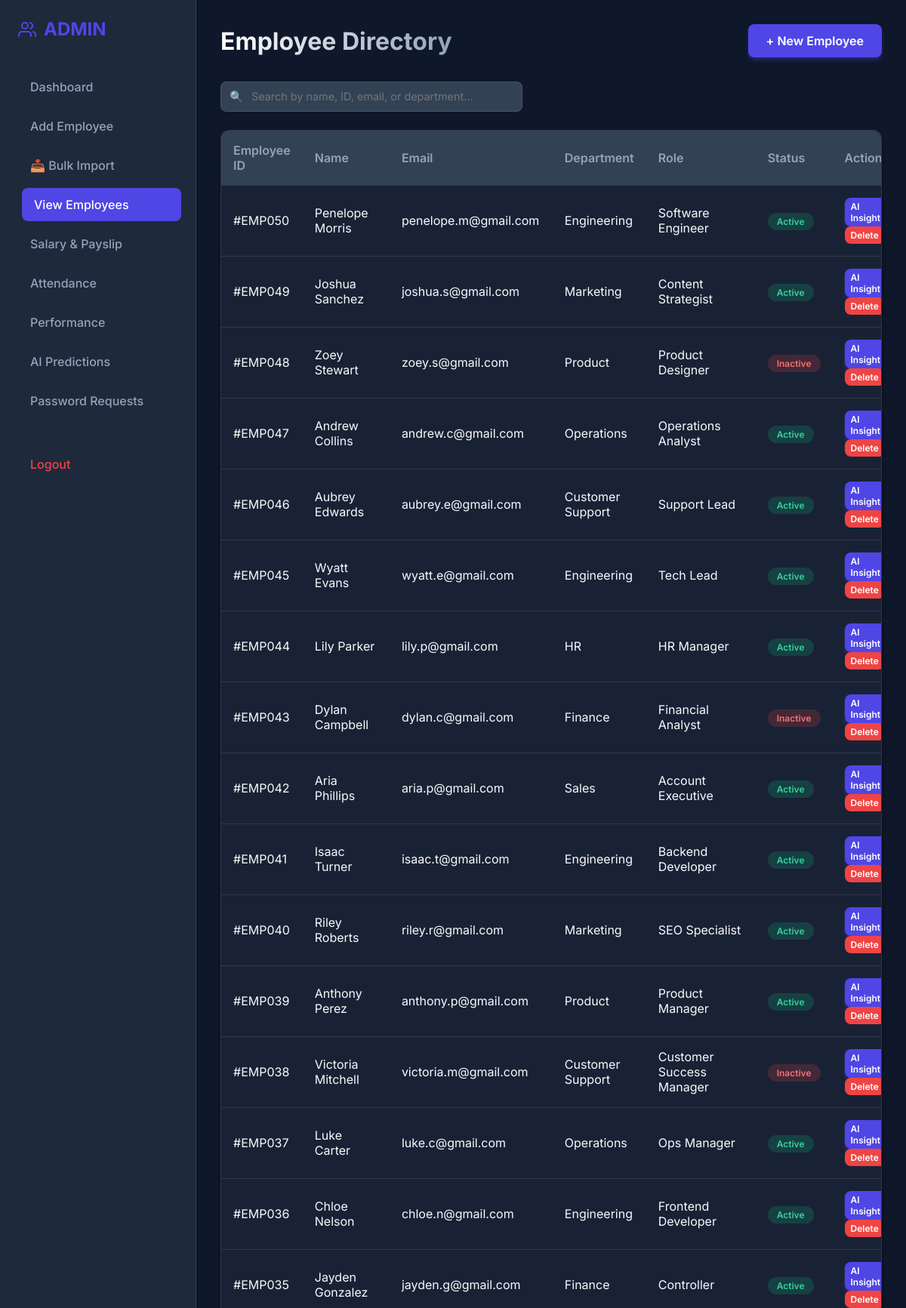
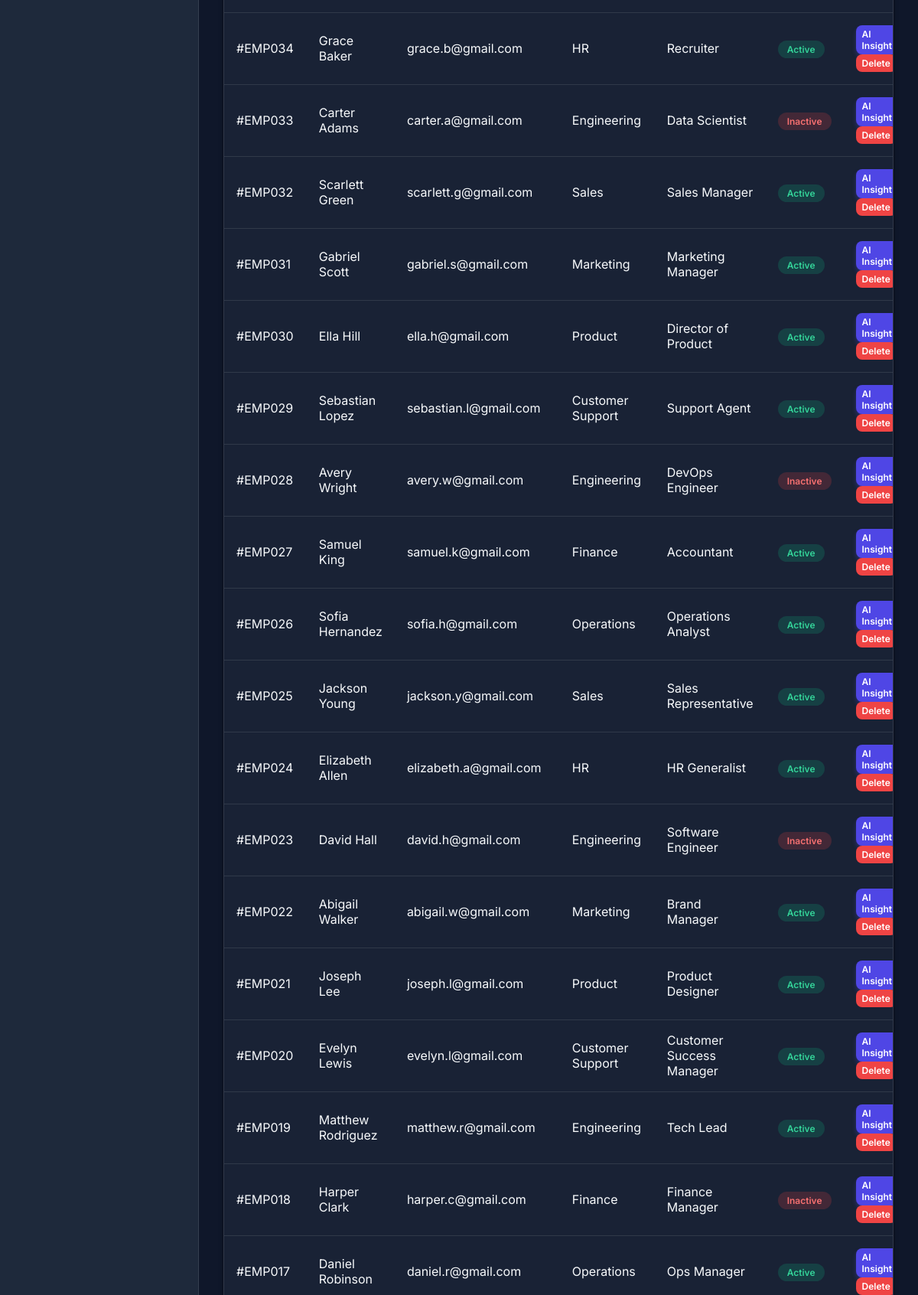
Page /admin/view_employee.php (signed in, upper part) on the committed database (2 pictures, top to bottom).
### tables this page shows
CREATE TABLE IF NOT EXISTS employees (
    id INT AUTO_INCREMENT PRIMARY KEY,
    employee_id VARCHAR(10) NOT NULL UNIQUE,
    first_name VARCHAR(50) NOT NULL,
    last_name VARCHAR(50) NOT NULL,
    email VARCHAR(100) NOT NULL UNIQUE,
    password VARCHAR(255) NOT NULL,
    department VARCHAR(50) NOT NULL,
    job_role VARCHAR(50) NOT NULL,
    date_joined DATE NOT NULL,
    status VARCHAR(255) NOT NULL,
    age INT,
    years_at_company DECIMAL(5, 2),
    job_satisfaction INT,
    has_left VARCHAR(10) NOT NULL,
    left_date DATE
);

### admin/view_employee.php (the view, shortened to what this page needs)
<?php
require '../php/db.php';
$employees = $pdo->query("SELECT * FROM employees ORDER BY employee_id DESC")->fetchAll();
?>
<!DOCTYPE html>
<html lang="en">
<head>
    <link rel="stylesheet" href="../css/style.css">
</head>
<body>
    <div class="app-container">
        <?php include '../php/sidebar.php'; ?>
        <main class="main-content">
            <header>
                <h1 class="page-title">Employee Directory</h1>
                <a href="../admin/add_employee.php" class="btn btn-primary">+ New Employee</a>
            </header>
            <div class="search-wrap animate-fade-in delay-1">
                <span class="search-icon">🔍</span>
                <input type="text" id="empSearch" placeholder="Search by name, ID, email, or department..."
                    autocomplete="off">
            </div>
            <div class="glass-panel table-container animate-fade-in delay-1">
                <table>
                    <thead>
                        <tr>
                            <th>Employee ID</th>
                            <th>Name</th>
                            <th>Email</th>
                            <th>Department</th>
                            <th>Role</th>
                            <th>Status</th>
                            <th>Actions</th>
                        </tr>
                    </thead>
                    <tbody id="empTableBody">
                        <?php foreach ($employees as $emp): ?>
                            <tr>
                                <td>#<?= htmlspecialchars($emp['employee_id']) ?></td>
                                <td><?= htmlspecialchars($emp['first_name'] . ' ' . $emp['last_name']) ?></td>
                                <td><?= htmlspecialchars($emp['email']) ?></td>
                                <td><?= htmlspecialchars($emp['department']) ?></td>
                                <td><?= htmlspecialchars($emp['job_role']) ?></td>
                                <td>
                                    <?php if ($emp['status'] == 'Active'): ?>
                                        <span class="badge badge-success">Active</span>
                                    <?php else: ?>
                                        <span class="badge badge-danger">Inactive</span>
                                    <?php endif; ?>
                                </td>
                                <td>
                                    <a href="../prediction/prediction.php?id=<?= $emp['id'] ?>" class="btn btn-primary"
                                        style="padding: 0.25rem 0.5rem; font-size: 0.75rem;">AI Insight</a>
                                    <form method="POST" action="" style="display:inline;"
                                        onsubmit="return confirm('Are you sure you want to delete this employee?');">
                                        <button type="submit" class="btn btn-danger"
                                            style="padding: 0.25rem 0.5rem; font-size: 0.75rem;">Delete</button>
                                    </form>
                                </td>
                            </tr>
                        <?php endforeach; ?>
                    </tbody>
                </table>
            </div>
        </main>
    </div>
</body>
</html>

### css/style.css (style rules this page uses)
:root { --primary: #4F46E5; --primary-hover: #4338CA; --secondary: #10B981; --background: #0F172A; --surface: #1E293B; --surface-light: #334155; --text-main: #F8FAFC; --text-muted: #94A3B8; --danger: #EF4444; --warning: #F59E0B; --border: rgba(255, 255, 255, 0.1); --glass: rgba(30, 41, 59, 0.7); --shadow: 0 4px 6px -1px rgba(0, 0, 0, 0.5), 0 2px 4px -1px rgba(0, 0, 0, 0.3); }
* { margin: 0; padding: 0; box-sizing: border-box; font-family: 'Inter', sans-serif; }
body { background-color: var(--background); color: var(--text-main); min-height: 100vh; display: flex; flex-direction: column; }
.glass-panel { background: var(--glass); backdrop-filter: blur(12px); -webkit-backdrop-filter: blur(12px); border: 1px solid var(--border); border-radius: 12px; box-shadow: var(--shadow); }
.app-container { display: flex; min-height: 100vh; }
.main-content { flex: 1; padding: 2rem; overflow-y: auto; }
header { display: flex; justify-content: space-between; align-items: center; margin-bottom: 2rem; }
.page-title { font-size: 2rem; font-weight: 700; background: linear-gradient(to right, #fff, #94A3B8); -webkit-background-clip: text; -webkit-text-fill-color: transparent; }
.btn { display: inline-flex; align-items: center; justify-content: center; padding: 0.75rem 1.5rem; border-radius: 8px; font-weight: 600; cursor: pointer; transition: all 0.2s; border: none; text-decoration: none; gap: 8px; }
.btn-primary { background: var(--primary); color: white; box-shadow: 0 4px 6px -1px rgba(79, 70, 229, 0.4); }
.btn-danger { background: var(--danger); color: white; }
.table-container { width: 100%; overflow-x: auto; border-radius: 12px; }
table { width: 100%; border-collapse: collapse; }
th, td { padding: 1rem; text-align: left; border-bottom: 1px solid var(--border); }
th { background: var(--surface-light); font-weight: 600; color: var(--text-muted); }
.badge { padding: 0.25rem 0.75rem; border-radius: 9999px; font-size: 0.75rem; font-weight: 600; }
.badge-success { background: rgba(16, 185, 129, 0.2); color: #34D399; }
.badge-danger { background: rgba(239, 68, 68, 0.2); color: #F87171; }
.animate-fade-in { animation: fadeIn 0.4s ease forwards; }
.delay-1 { animation-delay: 0.1s; }

### admin/view_employee.php (style rules this page uses)
.search-wrap { position: relative; margin-bottom: 1.5rem; max-width: 400px; }
.search-wrap input { width: 100%; padding: 0.65rem 1rem 0.65rem 2.5rem; border: 1.5px solid var(--border); border-radius: 8px; background: var(--surface-light); color: var(--text-primary); font-size: 0.9rem; font-family: inherit; transition: border-color 0.2s, box-shadow 0.2s; }
.search-icon { position: absolute; left: 0.75rem; top: 50%; transform: translateY(-50%); color: var(--text-muted); font-size: 0.9rem; }

### rows in the picture
employees: employee "EMP050", first_name+last_name "Penelope Morris", email "penelope.m@gmail.com", department "Engineering", job_role "Software Engineer", status "Active"
employees: employee "EMP049", first_name+last_name "Joshua Sanchez", email "joshua.s@gmail.com", department "Marketing", job_role "Content Strategist", status "Active"
employees: employee "EMP048", first_name+last_name "Zoey Stewart", email "zoey.s@gmail.com", department "Product", job_role "Product Designer", status "Inactive"
employees: employee "EMP047", first_name+last_name "Andrew Collins", email "andrew.c@gmail.com", department "Operations", job_role "Operations Analyst", status "Active"
employees: employee "EMP046", first_name+last_name "Aubrey Edwards", email "aubrey.e@gmail.com", department "Customer Support", job_role "Support Lead", status "Active"
employees: employee "EMP045", first_name+last_name "Wyatt Evans", email "wyatt.e@gmail.com", department "Engineering", job_role "Tech Lead", status "Active"
employees: employee "EMP044", first_name+last_name "Lily Parker", email "lily.p@gmail.com", department "HR", job_role "HR Manager", status "Active"
employees: employee "EMP043", first_name+last_name "Dylan Campbell", email "dylan.c@gmail.com", department "Finance", job_role "Financial Analyst", status "Inactive"
employees: employee "EMP042", first_name+last_name "Aria Phillips", email "aria.p@gmail.com", department "Sales", job_role "Account Executive", status "Active"
employees: employee "EMP041", first_name+last_name "Isaac Turner", email "isaac.t@gmail.com", department "Engineering", job_role "Backend Developer", status "Active"
employees: employee "EMP040", first_name+last_name "Riley Roberts", email "riley.r@gmail.com", department "Marketing", job_role "SEO Specialist", status "Active"
employees: employee "EMP039", first_name+last_name "Anthony Perez", email "anthony.p@gmail.com", department "Product", job_role "Product Manager", status "Active"
employees: employee "EMP038", first_name+last_name "Victoria Mitchell", email "victoria.m@gmail.com", department "Customer Support", job_role "Customer Success Manager", status "Inactive"
employees: employee "EMP037", first_name+last_name "Luke Carter", email "luke.c@gmail.com", department "Operations", job_role "Ops Manager", status "Active"
employees: employee "EMP036", first_name+last_name "Chloe Nelson", email "chloe.n@gmail.com", department "Engineering", job_role "Frontend Developer", status "Active"
employees: employee "EMP035", first_name+last_name "Jayden Gonzalez", email "jayden.g@gmail.com", department "Finance", job_role "Controller", status "Active"
employees: employee "EMP034", first_name+last_name "Grace Baker", email "grace.b@gmail.com", department "HR", job_role "Recruiter", status "Active"
employees: employee "EMP033", first_name+last_name "Carter Adams", email "carter.a@gmail.com", department "Engineering", job_role "Data Scientist", status "Inactive"
employees: employee "EMP032", first_name+last_name "Scarlett Green", email "scarlett.g@gmail.com", department "Sales", job_role "Sales Manager", status "Active"
employees: employee "EMP031", first_name+last_name "Gabriel Scott", email "gabriel.s@gmail.com", department "Marketing", job_role "Marketing Manager", status "Active"
employees: employee "EMP030", first_name+last_name "Ella Hill", email "ella.h@gmail.com", department "Product", job_role "Director of Product", status "Active"
employees: employee "EMP029", first_name+last_name "Sebastian Lopez", email "sebastian.l@gmail.com", department "Customer Support", job_role "Support Agent", status "Active"
employees: employee "EMP028", first_name+last_name "Avery Wright", email "avery.w@gmail.com", department "Engineering", job_role "DevOps Engineer", status "Inactive"
employees: employee "EMP027", first_name+last_name "Samuel King", email "samuel.k@gmail.com", department "Finance", job_role "Accountant", status "Active"
employees: employee "EMP026", first_name+last_name "Sofia Hernandez", email "sofia.h@gmail.com", department "Operations", job_role "Operations Analyst", status "Active"
employees: employee "EMP025", first_name+last_name "Jackson Young", email "jackson.y@gmail.com", department "Sales", job_role "Sales Representative", status "Active"
employees: employee "EMP024", first_name+last_name "Elizabeth Allen", email "elizabeth.a@gmail.com", department "HR", job_role "HR Generalist", status "Active"
employees: employee "EMP023", first_name+last_name "David Hall", email "david.h@gmail.com", department "Engineering", job_role "Software Engineer", status "Inactive"
employees: employee "EMP022", first_name+last_name "Abigail Walker", email "abigail.w@gmail.com", department "Marketing", job_role "Brand Manager", status "Active"
employees: employee "EMP021", first_name+last_name "Joseph Lee", email "joseph.l@gmail.com", department "Product", job_role "Product Designer", status "Active"
employees: employee "EMP020", first_name+last_name "Evelyn Lewis", email "evelyn.l@gmail.com", department "Customer Support", job_role "Customer Success Manager", status "Active"
employees: employee "EMP019", first_name+last_name "Matthew Rodriguez", email "matthew.r@gmail.com", department "Engineering", job_role "Tech Lead", status "Active"
employees: employee "EMP018", first_name+last_name "Harper Clark", email "harper.c@gmail.com", department "Finance", job_role "Finance Manager", status "Inactive"
employees: employee "EMP017", first_name+last_name "Daniel Robinson", email "daniel.r@gmail.com", department "Operations", job_role "Ops Manager", status "Active"
